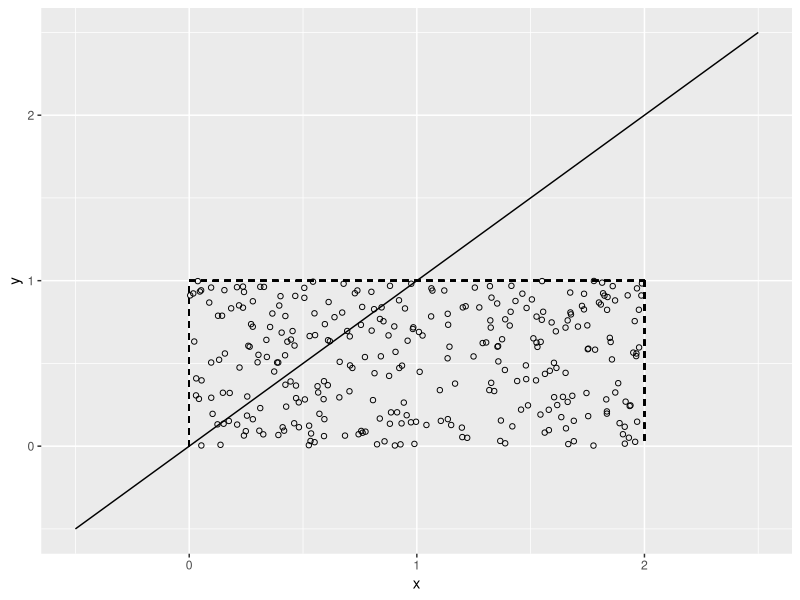

Here is the R script that generated this plot: (Note: this script raises an error after producing the figure.)
# beginning with rnorm function 



rnorm(5) # 5 numbers with a mean of 0, sd of 1

# FINDING THE PROBAILITY INSTEAD OF RANDOM
pnorm(5, 4, 2) # less than 5, mean 4, sd 2 
# 5 is q = want to evaluate this 

# quantile function
qnorm(0.975) # p = 0.975, mean = 0, sd = 1 (as is default)
# inverse of pnorm

# SAMPLING FROM COMPLEX DISTRIBUTIONS
# Accept reject algorithim 

# generating 
triangle <- 
  function(x) {
    ifelse(( 0 < x ) + (x < 1), x, # if x is between 0 and 1, return to x 
    ifelse ((1 <= x) + (x < 2), 2 - x, 0)) # if x is between 1 and 2, return to 2 - x 
  } # if x is less than or equal to 2, return to 0 

# testing the code 
print(triangle(6))


triangle_frame <- 
  data.frame(x = seq(-0.5, 2.5, by = 0.01),
             # generates sequences from -0.5 to 2.5, step size is 0.01
                               y = triangle(seq(-0.5, 2.5, by = 0.01)),
             # Y ( generates sequences from -0.5 to 2.5, step size is 0.01)
             # this is from the triangle data!! 
                               x_sample = runif(301, 0, 2),
# X (generates uniform distribution, 301 values, min = 0, max = 2 )
                               y_sample = runif(301, 0, 1))
# Y (generates uniform distribution, 301 values, min 0, max = 1)


# loading ggplot package to visualise this simulation 
library(ggplot2)

# to plot? 
triangle_plot <- 
ggplot(triangle_frame, aes(x = x, y = y)) +
# first line of ggplot code: give generated data, then x and y within the generated data
# x = seq(-0.5, 2.5, by = 0.01)
# y = y = triangle(seq(-0.5, 2.5, by = 0.01))
# difference between x ans y? 
  geom_line() + xlab ("x") + ylab ("y") +
  geom_segment(aes(x = 0,  y = 0, xend = 0, yend = 1), linetype = "dashed") +
  geom_segment(aes(x = 0, y = 1, xend = 2, yend = 1), linetype = "dashed") + 
  geom_segment(aes(x = 2, y = 1, xend = 2, yend = 0), linetype = "dashed") + 
  geom_point(aes(x = x_sample, y = y_sample), shape = 1)

triangle_plot

# not so much a 'triangle' 

# probaility density function
# accept - reject 
accept_reject <- function(fx, n = 100) { 3 # probaility density function, 100 times 
  x = numeric(n) # value of x, no data yet here though
  count = 0 # count will have value of 0 - count: counter 
}


while(count < n){  # count of 0 < n - while = loop syntax 
  temp <-  runif(1, 0, 2) 
  # labelling temp as a generated single value of a random uniform distribution with a min = 0 , max = 2
  y <- runif(1,0,2)
  # labelling y as a generated single value of a random uniform distribution with a min = 0 , max = 2
  if (y < fx(temp)) {}
}